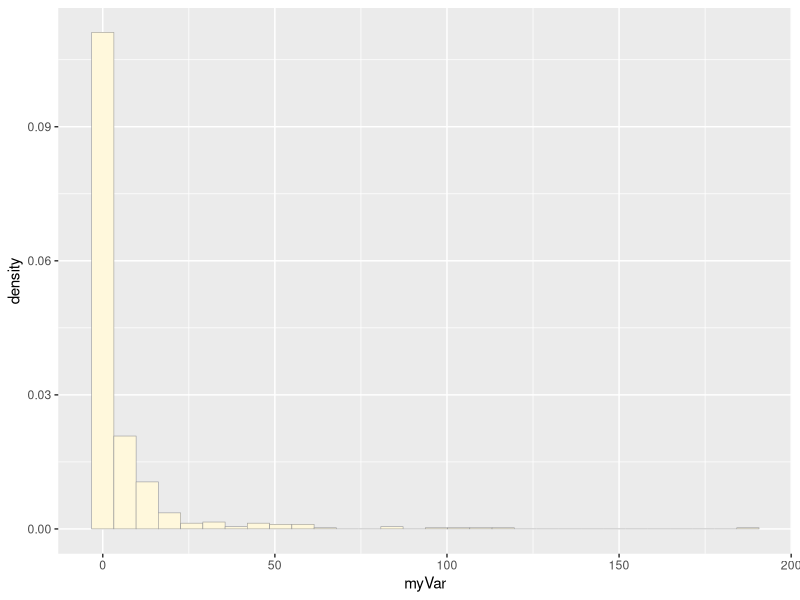
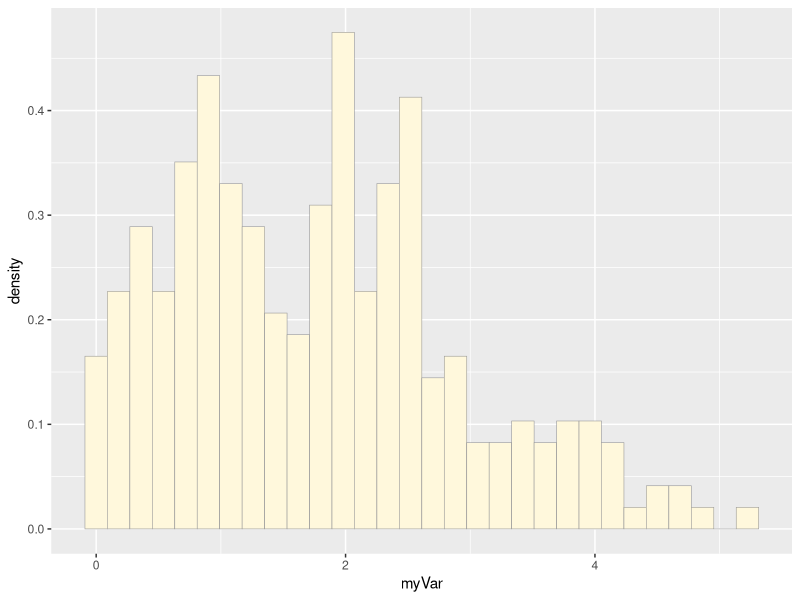
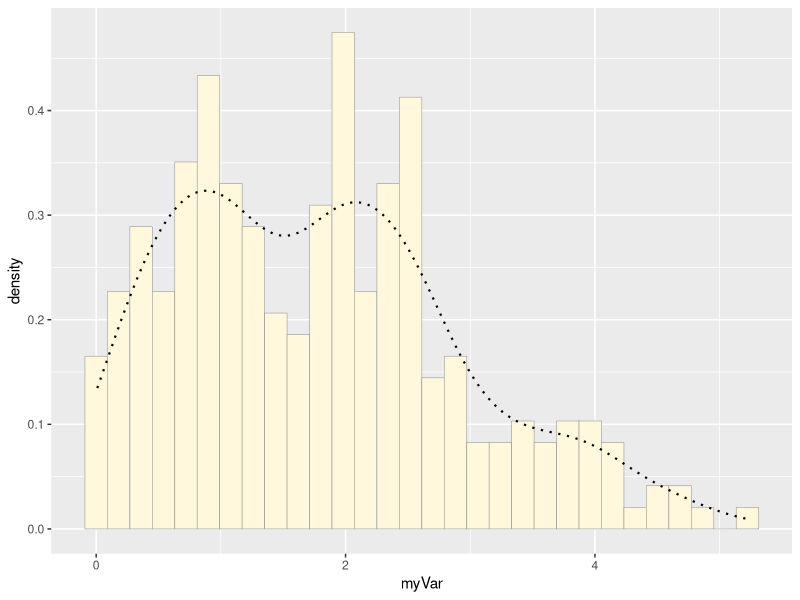
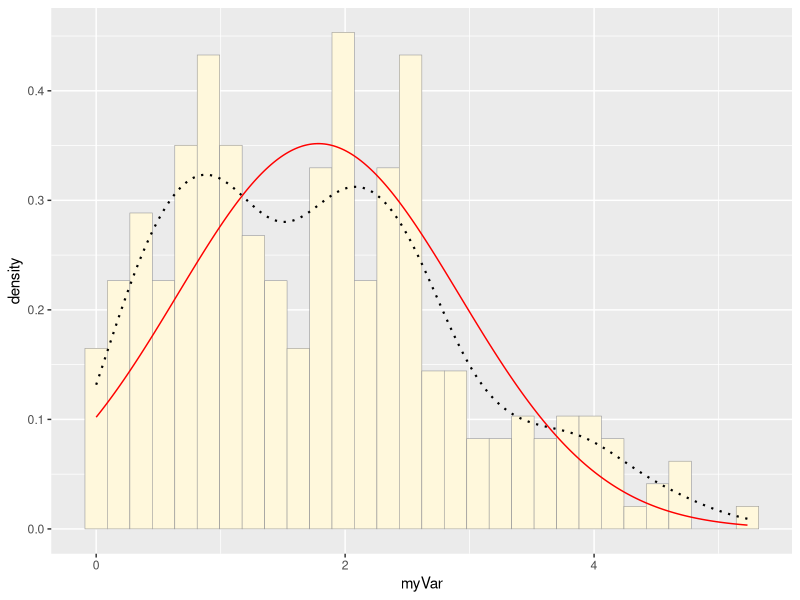
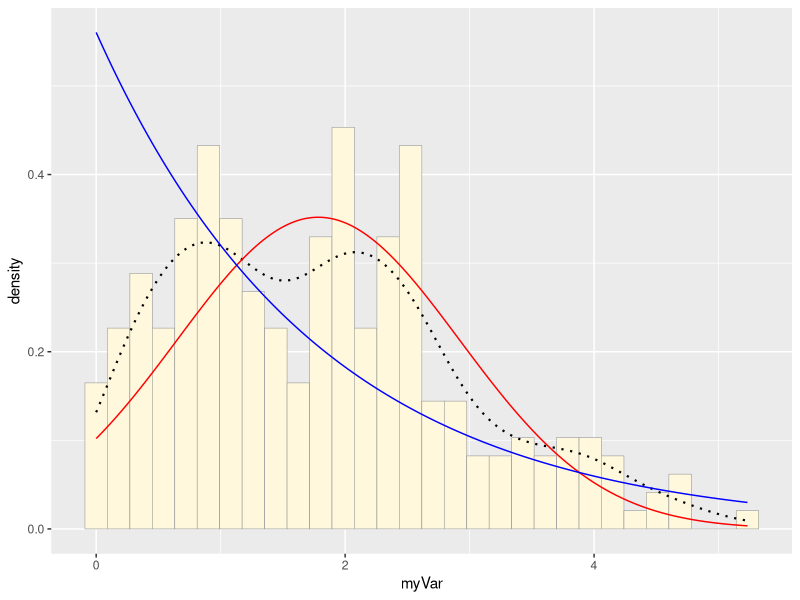
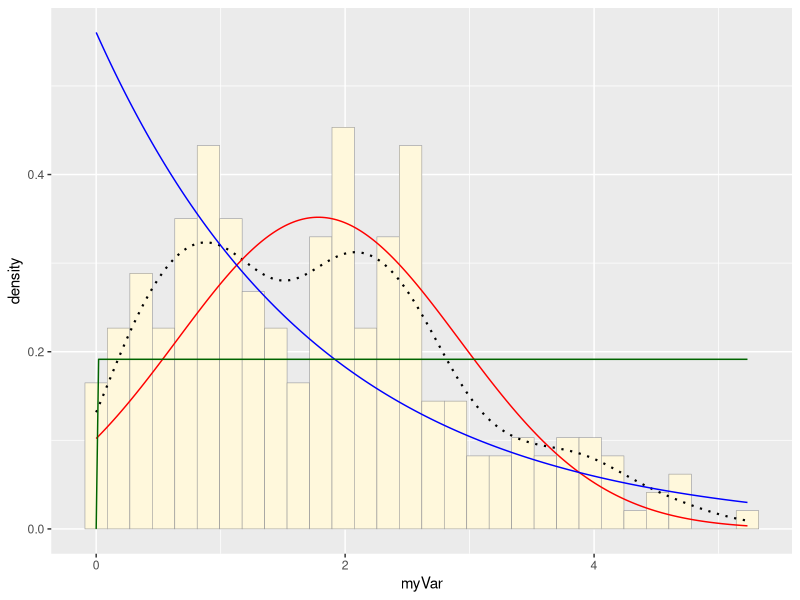
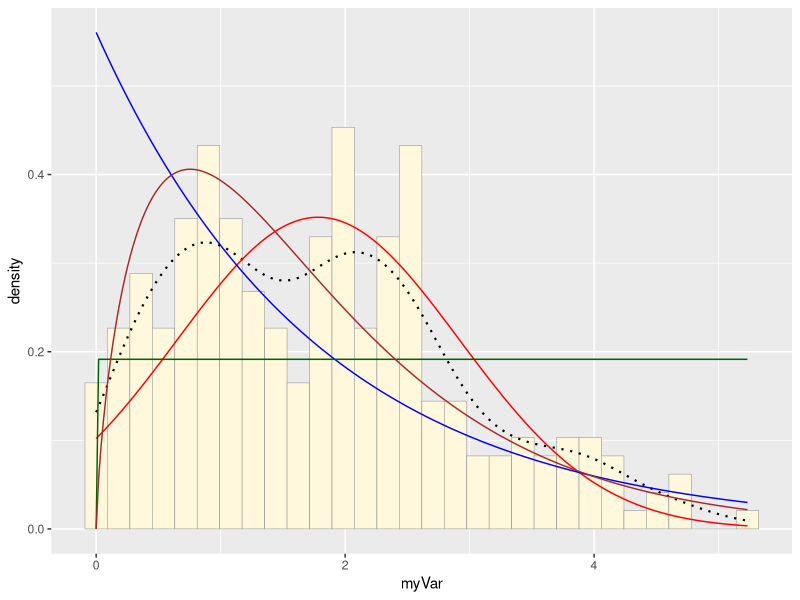
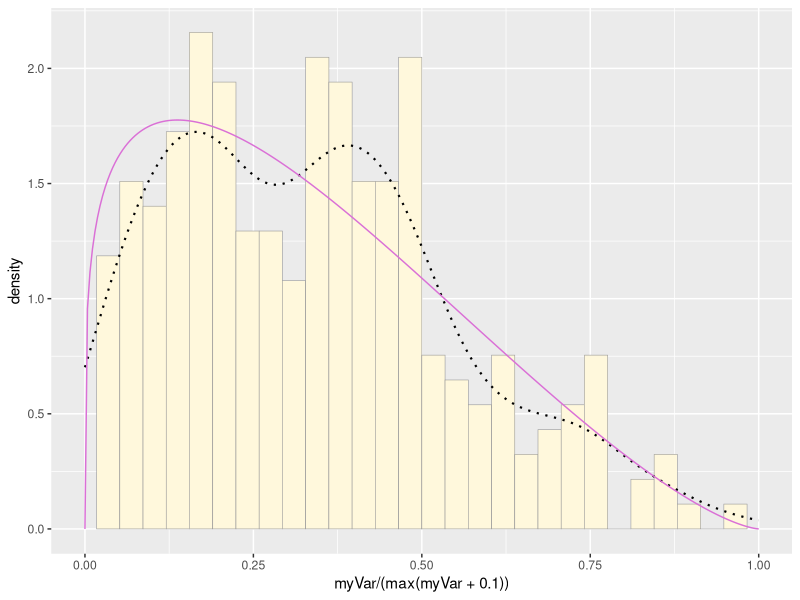

These figures' R source, in order:
library(ggplot2)
library(MASS)
library(dplyr)

# Read in data
z <- read.csv("Compiled_DSWR_Fluxdata.csv")
z$myVar <- z$fn2o_lin
summary(z$myVar)
# View original histogram
p1 <- ggplot(data=z, aes(x=myVar, y=..density..)) +
  geom_histogram(color="grey60",fill="cornsilk",size=0.2) 
print(p1)
# Log transform to put less weight on values near zero
z <- z%>%
  mutate(myVar=log(fn2o_lin))%>%
  filter(myVar>0)
# View new histogram
p1 <- ggplot(data=z, aes(x=myVar, y=..density..)) +
  geom_histogram(color="grey60",fill="cornsilk",size=0.2) 
print(p1)

# Add empirical density curve
p1 <-  p1 +  geom_density(linetype="dotted",size=0.75)
print(p1)

# Maximum likelihood parameters for normal
normPars <- fitdistr(z$myVar,"normal")
print(normPars)
str(normPars)
normPars$estimate["mean"] # note structure of getting a named attribute

# Plot normal probability density 
meanML <- normPars$estimate["mean"]
sdML <- normPars$estimate["sd"]
xval <- seq(0,max(z$myVar),len=length(z$myVar))
stat <- stat_function(aes(x = xval, y = ..y..), fun = dnorm, colour="red", n = length(z$myVar), args = list(mean = meanML, sd = sdML))
p1 + stat

# Plot exponential probability density
expoPars <- fitdistr(z$myVar,"exponential")
rateML <- expoPars$estimate["rate"]
stat2 <- stat_function(aes(x = xval, y = ..y..), fun = dexp, colour="blue", n = length(z$myVar), args = list(rate=rateML))
p1 + stat + stat2

# Plot uniform probability density
stat3 <- stat_function(aes(x = xval, y = ..y..), fun = dunif, colour="darkgreen", n = length(z$myVar), args = list(min=min(z$myVar), max=max(z$myVar)))
p1 + stat + stat2 + stat3

# Plot gamma probability density
gammaPars <- fitdistr(z$myVar,"gamma")
shapeML <- gammaPars$estimate["shape"]
rateML <- gammaPars$estimate["rate"]
stat4 <- stat_function(aes(x = xval, y = ..y..), fun = dgamma, colour="brown", n = length(z$myVar), args = list(shape=shapeML, rate=rateML))
p1 + stat + stat2 + stat3 + stat4

# Plot beta probability density
pSpecial <- ggplot(data=z, aes(x=myVar/(max(myVar + 0.1)), y=..density..)) +
  geom_histogram(color="grey60",fill="cornsilk",size=0.2) + 
  xlim(c(0,1)) +
  geom_density(size=0.75,linetype="dotted")
betaPars <- fitdistr(x=z$myVar/max(z$myVar + 0.1),start=list(shape1=1,shape2=2),"beta")
shape1ML <- betaPars$estimate["shape1"]
shape2ML <- betaPars$estimate["shape2"]
statSpecial <- stat_function(aes(x = xval, y = ..y..), fun = dbeta, colour="orchid", n = length(z$myVar), args = list(shape1=shape1ML,shape2=shape2ML))
pSpecial + statSpecial

# Simulate a new data site using maximum likelihood parameters
#mean          sd    
#1.78450304   1.13407071 
#(0.06914551) (0.04889326)

new <- rnorm(n=300,mean=1.78,sd=1.13)


